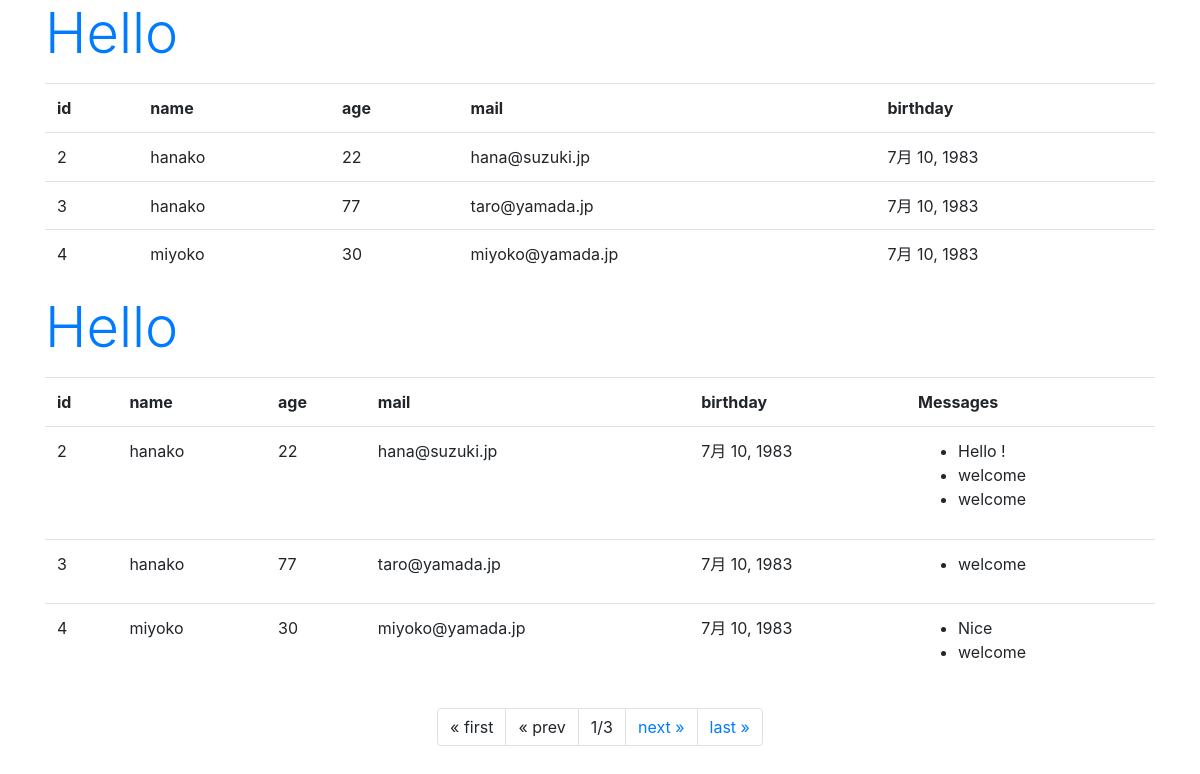
/hello/, run on the app's committed database.
### hello/models.py (models this page shows, shortened)
class Friend(models.Model):
    name = models.CharField(max_length=100, \
        validators=[number_only])
    mail = models.EmailField(max_length=200)
    gender = models.BooleanField()
    age = models.IntegerField()
    birthday = models.DateField()

class Message(models.Model):
    friend = models.ForeignKey(Friend, on_delete=models.CASCADE)
    title = models.CharField(max_length=100)
    content = models.CharField(max_length=300)
    pub_date = models.DateTimeField(auto_now_add=True)
    class Meta:
        ordering = ('pub_date',)

### hello/views.py (the view)
# urls.py: path('', views.index, name='index'),
def index(request, num=1):
    data = Friend.objects.all()
    page = Paginator(data, 3)
    params = {
        'title': 'Hello',
        'message':'',
        'data': page.get_page(num),
    }
    return render(request, 'hello/index.html', params)

### hello/templates/hello/index.html (shortened to what this page needs)
{% load static %}
<!doctype html>
<html lang="ja">
<head>
    <link rel="stylesheet"
    href="https://stackpath.bootstrapcdn.com/bootstrap/4.3.1/css/bootstrap.min.css"
>
</head>
<body class="container">
    <h1 class="display-4 text-primary">
        {{title}}</h1>
    <table class="table">
        <tr>
            <th>id</th>
            <th>name</th>
            <th>age</th>
            <th>mail</th>
            <th>birthday</th>
        </tr>
    {% for item in data %}
        <tr>
            <td>{{item.id}}</td>
            <td>{{item.name}}</td>
            <td>{{item.age}}</td>
            <td>{{item.mail}}</td>
            <td>{{item.birthday}}</td>
        <tr>
    {% endfor %}
    </table>
    <body class="container">
        <h1 class="display-4 text-primary">
            {{title}}</h1>
        <table class="table">
            <tr>
                <th>id</th>
                <th>name</th>
                <th>age</th>
                <th>mail</th>
                <th>birthday</th>
                <th>Messages</th>
            </tr>
        {% for item in data %}
            <tr>
                <td>{{item.id}}</td>
                <td>{{item.name}}</td>
                <td>{{item.age}}</td>
                <td>{{item.mail}}</td>
                <td>{{item.birthday}}</td>
                <td><ul>
                    {% for ob in item.message_set.all %}
                        <li>{{ob.title}}</li>
                    {% endfor %}
                    </ul></td>
                <tr>
        {% endfor %}
        </table>
        <ul class="pagination justify-content-center">
            {% if data.has_previous %}
            <li class="page-item">
                <a class="page-link" href="{% url 'index' %}">
                    &laquo; first</a>
            </li>
            <li class="page-item">
                <a class="page-link"
                href="{% url 'index' %}{{data.previous_page_number}}">
                    &laquo; prev</a>
            </li>
            {% else %}
            <li class="page-item">
                <a class="page-link">&laquo; first</a>
            </li>
            <li class="page-item">
                <a class="page-link">&laquo; prev</a>
            </li>
            {% endif %}
            <li class="page-item">
                <a class="page-link">
                {{data.number}}/{{data.paginator.num_pages}}</a>
            </li>
            {% if data.has_next %}
            <li class="page-item">
                <a class="page-link"
                href="{% url 'index' %}{{data.next_page_number }}">
                    next &raquo;</a>
            </li>
            <li class="page-item">
                <a class="page-link"
                href="{% url 'index' %}{{data.paginator.num_pages}}">
                    last &raquo;</a>
            </li>
            {% endif %}
        </ul>
    </body>
</html>

### data on the page
Friend: id "2", name "hanako", age "22", mail "hana@suzuki.jp", birthday "7月 10, 1983"
Friend: id "3", name "hanako", age "77", mail "taro@yamada.jp", birthday "7月 10, 1983"
Friend: id "4", name "miyoko", age "30", mail "miyoko@yamada.jp", birthday "7月 10, 1983"
Message: title "Hello !"
Message: title "welcome"
Message: title "welcome"
Message: title "welcome"
Message: title "Nice"
Message: title "welcome"

### other printed values
{{ title }} "Hello"
{{ data.number }} "1"
{{ data.paginator.num_pages }} "3"
